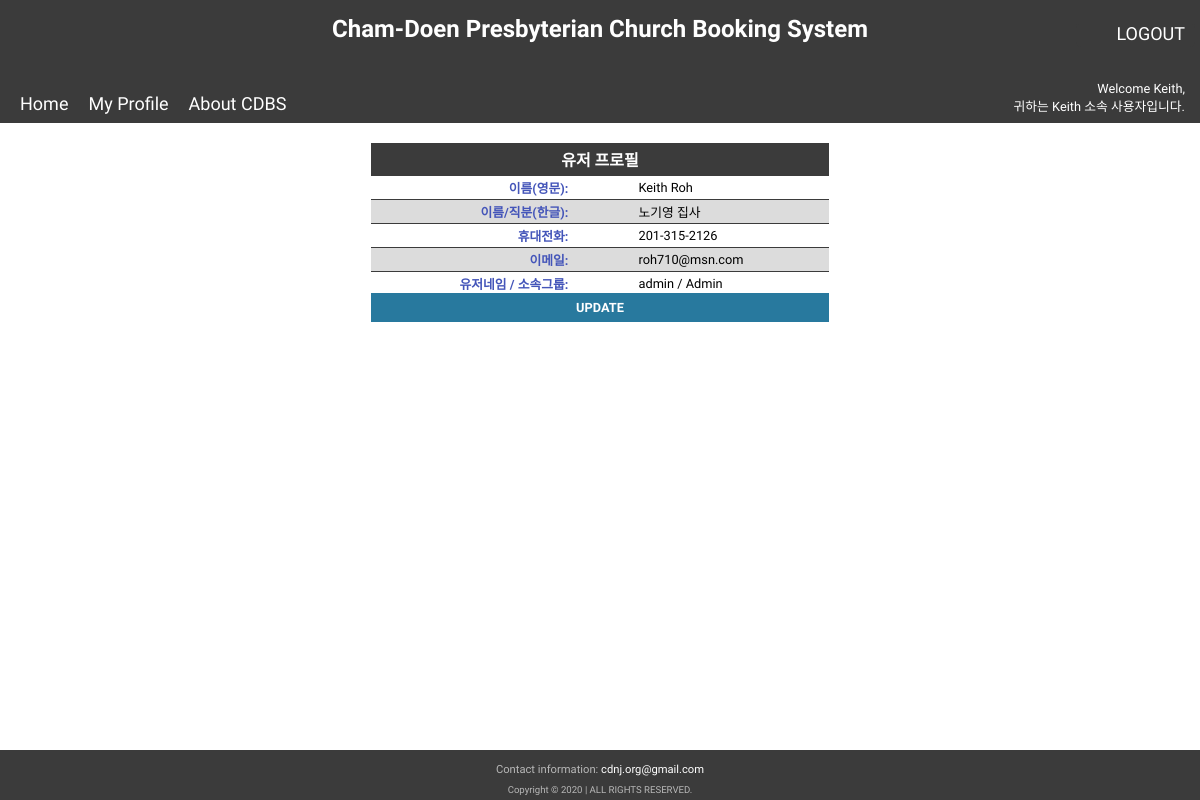
/user_profile.php (signed in), run on the app's committed database.
### tables this page shows
CREATE TABLE `users` (
  `user_id` int(11) NOT NULL,
  `user_firstname` varchar(50) NOT NULL,
  `user_mi` varchar(2) DEFAULT NULL,
  `user_lastname` varchar(50) NOT NULL,
  `user_email` varchar(50) NOT NULL,
  `cellPhoneNum` varchar(12) DEFAULT NULL,
  `user_group_fk` int(11) NOT NULL,
  `user_kor_name` varchar(50) NOT NULL,
  `user_title` varchar(20) DEFAULT NULL,
  `user_name` varchar(50) NOT NULL,
  `user_pwd` varchar(255) NOT NULL,
  `user_token` varchar(255) DEFAULT NULL,
  `user_expire` date DEFAULT NULL,
  `user_created` datetime NOT NULL DEFAULT current_timestamp(),
  `active_status` tinyint(1) NOT NULL DEFAULT 1
);

CREATE TABLE `cdnj_group` (
  `grId` int(11) NOT NULL,
  `grName` varchar(50) NOT NULL,
  `grParent` varchar(50) NOT NULL,
  `user_perm_level` varchar(10) NOT NULL DEFAULT 'User',
  `grDesc` varchar(255) NOT NULL,
  `grCreated` datetime NOT NULL DEFAULT current_timestamp()
);

### user_profile.php (the view, shortened to what this page needs)
<?php
require "header.php";
require "includes/functions.inc.cdbs.php";
if (isset($_SESSION['user_info'])) {
  $user = $conn->prepare("SELECT *
  FROM users
  JOIN cdnj_group
  ON users.user_group_fk = cdnj_group.grId
  WHERE user_id = :user_id");
    $user->bindParam(':user_id', $_SESSION['user_id']);
    $user->execute();
    $result = $user->fetch(PDO::FETCH_ASSOC);
    $fName = $result['user_firstname'];
    $lName = $result['user_lastname'];
    $kName = $result['user_kor_name'];
    $uTitle = $result['user_title'];
    $cellPhone = $result['cellPhoneNum'];
    $uEmail = $result['user_email'];
    $grName = $result['grName'];
} else {
  header('location: ./user_profile.php');
  exit();
}
?>
<div class="u-profile">
  <table>
    <th colspan="3">유저 프로필</th>
    <tr><td>이름(영문): </td><td></td><td><?php echo "  " .  $fName . " " . $lName; ?></td></tr>
    <tr><td>이름/직분(한글): </td><td></td><td><?php echo "$kName" . " " . "$uTitle"; ?></td></tr>
    <tr><td>휴대전화: </td><td></td><td><?php echo "$cellPhone"; ?></td></tr>
    <tr><td>이메일: </td><td></td><td><?php echo "$uEmail"; ?></td></tr>
    <tr><td>유저네임 / 소속그룹: </td><td></td><td><?php echo $_SESSION['uName'] . " / " . "$grName"; ?></td></tr>
    <tr><td colspan="3"><a href="edit_profile.php">UPDATE</a></td></tr>
  </table>
  <form class="u-profile-form" action="user_profile.php" method="post">
  </form>
</div>
<?php include 'footer.php'; ?>

### header.php (shortened to what this page needs)
<!DOCTYPE html>
<html lang="ko" dir="ltr">
  <head>
      <link rel="stylesheet" type="text/css" href="assets/css/style.css">
   </head>
   <body>
      <div class="header">
         <h1>Cham-Doen Presbyterian Church Booking System</h1>
      </div>
      <div class="header-nav">
         <?php include "includes/nav.php"; ?>
      </div>
      <div class="header-par1">
         <?php if (isset($_SESSION['user_info'])): ?>
            <div">
               <?php
                  echo "Welcome " . $_SESSION['user_info'] . ",
                  ";
                  echo "<br>" . "귀하는 " . $_SESSION['user_group'] . " 소속 사용자입니다.";
               ?>
            </div>
            <div class="header-par3">
               <?php
                  echo '<form action="includes/logout.inc.php" method="POST">
                  <button type="submit" name="logout-submit">LOGOUT</button>
                  </form>';
               ?>
            </div>
         <?php else: ?>
            <div class="header-par2"><a href="./login.form.php">LOGIN</a>
            </div><br>
         <?php endif; ?>

### includes/nav.php (shortened to what this page needs)
<?php if(isset($_SESSION['user_info'])): ?>
  <?php if ($_SESSION['uPermission']!="Admin"): ?>
    <nav>
      <ul>
        <li><a href="index.php">Home</a></li>
        <li><a href="user_profile.php">My Profile</a></li>
        <li><a href="#">About CDBS</a>
        </li>
      </ul>
    </nav>
  <?php endif; ?>
<?php endif; ?>

### footer.php (shortened to what this page needs)
  <footer>
    <br><p class="footer-1">Contact information: <a href="mailto: cdnj.org@gmail.com">cdnj.org@gmail.com</a></p>
    <p class="footer-2">Copyright &copy; <?php echo date("Y"); ?> | ALL RIGHTS RESERVED.</p>
  </footer>
</body>
</html>

### assets/css/style.css (style rules this page uses)
* { font-family: 'Comfortaa', 'Nanum Gothic', 'Jua', sans-serif; margin: 0; padding: 0; -webkit-box-sizing: border-box; box-sizing: border-box; text-decoration: none; }
html { height: 100%; }
.header { background-color: #3b3b3b; padding-top: 15px; padding-bottom: 30px; padding: 40px auto 70px auto; text-align: center; font-weight: 400; color: #fff; font-size: 22px; }
.header h1 { font-size: 24px; font-weight: 800; }
.header-nav { width: 70%; padding-top: 0px; height: 50px; background-color: #3b3b3b; color: #fff; float: left; text-decoration: none; font-size: 18px; position: sticky; top: 0; z-index: 999; }
.header-nav nav { width: 100%; height: 50px; padding: 10px 10px 10px 10px; background-color: #3b3b3b; }
.header-nav ul { float: left; }
.header-nav ul li { float: left; list-style: none; position: relative; }
.header-nav ul li a { display: block; font-size: 18px; padding: 10px 10px 9px 10px; z-index: 99; }
.header-par1 { float: right; width: 30%; padding-top: 8px; height: 50px; background-color: #3b3b3b; color: #fff; padding-right: 15px; font-size: 0.8em; text-align: right; position: sticky; top: 0; z-index: 99; }
.header-par3 button { width: 10%; float: right; font-size: 18px; border: none; font-style: bolder; background-color: #3b3b3b; color: #fff; margin-top: -100px; padding: 0 10px 3px 10px; position: sticky; text-align: right; z-index: 101; }
form { align-items: center; -webkit-box-align: center; -ms-flex-align: center; }
.index-body input, button, select, form, text { padding: 5px; font-size: 0.8em; align-self: center; border-radius: 5px; -ms-flex-item-align: center; -ms-grid-row-align: center; }
a { text-decoration: none; color: #fff; }
.u-profile table { text-align: center; margin-top: 60px; margin-left: auto; margin-right: auto; border-collapse: collapse; text-align: left; width: 400px; }
.u-profile th { font-size: 1em; text-align: center; padding: 4px 14px; background-color: #3b3b3b; color: #fff; }
.u-profile tr { height: 20px; border-collapse: collapse; border-bottom: 1px solid #3b3b3b; width: 100%; }
.u-profile td { height: 24px; font-size: 0.8em; text-align: left; }
.u-profile tr:nth-child(odd) { background-color: #DCDCDC; }
.u-profile tr:nth-child(even) { background-color: #FFF; }
.u-profile td:nth-child(1) { font-weight: 800; color: #4455b9; text-align: right; }
.u-profile td:nth-child(2) { font-weight: 800; width: 30px; text-align: left; padding-left: 70px; }
.u-profile a { text-align: center; color: #fff; padding: 7px 205px; background-color: #28799e; width: 100%; }
footer { position: fixed; vertical-align: center; text-align: center; margin-top: 50px; color: #d3d3d3; bottom: 0px; width: 100%; height: 50px; background-color: #3b3b3b; }
p.footer-1 { position: absolute; width: 100%; color: #b8b8b8; line-height: 60px; font-size: 0.7em; text-align: center; bottom: 0; }
p.footer-2 { position: absolute; width: 100%; color: #b8b8b8; line-height: 20px; font-size: 0.6em; text-align: center; bottom: 0; }

### data on the page
users: user_firstname "Keith", user_lastname "Roh", user_kor_name "노기영", user_title "집사", cellPhoneNum "201-315-2126", user_email "roh710@msn.com", user_group_fk.grName "Admin"

### other printed values
$_SESSION['user_info'] "Keith"
$_SESSION['user_group'] "Keith"
$_SESSION['uName'] "admin"
